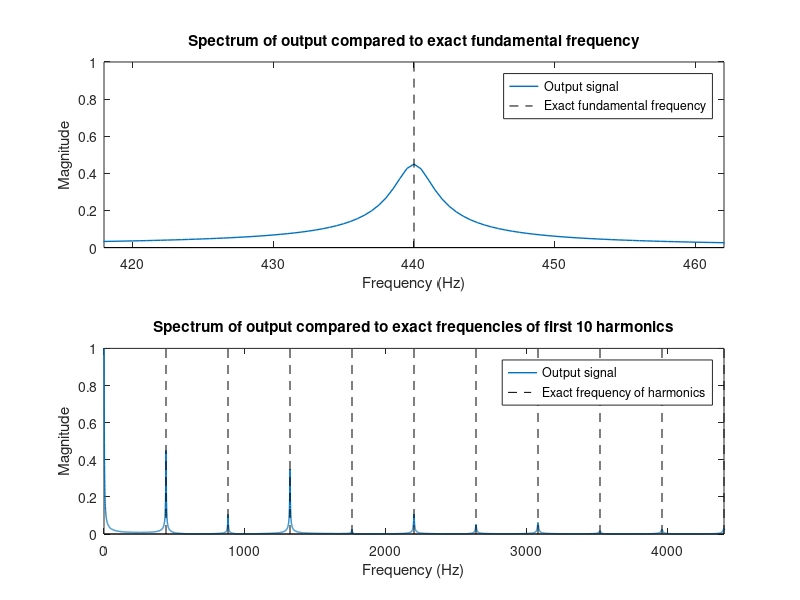

Write the MATLAB code that produced this figure.
% Karplus-Strong with tuning correction
% Mac Porter
% February 6, 2019

% This code implements a basic plucked string model using the Karplus-
% Strong algorithm. The tuning is corrected using an allpass filter.
% The plot shows that the pitch produced is exactly in tune with
% f0 and its harmonics. This is obvious when compared to the version 
% without tuning correction, especially at high f0.
% -------------------------------------------------------------------------
clear all;

% Parameters/initial values
% -------------------------------------------------------------------------
f0 = 440;               % Fundamental freq of string (Hz)
rho = 0.98;             % Loss factor
R = 0.95;               % Dynamics filter coefficient (strength of pluck)
tEnd = 2.0;             % Duration of output (s)

Fs = 44100;             % Sample rate
Nexact = Fs/f0-0.5;     % Ideal delay line length (exact)
N = floor(Nexact);      % Delay line length (rounded)
P = Nexact-N;           % Fractional delay
C = (1-P)/(1+P);        % Allpass filter coefficient
halfRho = rho/2;
M = tEnd*Fs-N;             
L = M+N;                % Duration of output (samples)
% -------------------------------------------------------------------------

% Pre-filtering
% -------------------------------------------------------------------------
v = 2*rand(N,1)-1;          % Random noise signal
u = zeros(N,1);             % Initialize pre-filtered signal
ulast = 0;
for n = 1:N
    u(n) = (1-R)*v(n)+R*ulast;     % Dynamics filter
    ulast = u(n);
end
% -------------------------------------------------------------------------

% K-S Algorithm
% -------------------------------------------------------------------------
x = [u;zeros(M,1)];                 % Input
y = zeros(L,1);                     % Initialize output
KS(1:N) = u;                        % First N samples of KS
KS(N+1) = halfRho*KS(1);            % N+1 sample of KS
y1(1) = C*KS(1);                    % 1st sample of allpass filter
y1(2:N+1) = C*KS(2:N+1)+KS(1:N);    % N+1 samples of allpass w/o last term
y(2:N+1) = y1(2:N+1)-C*y1(1:N);     % N+1 samples of allpass filter
ylast = KS(N+1);                    % Initialize ylast                          
for n = N+2:L
    ynew = halfRho*(y(n-N)+y(n-(N+1)));     % K-S starting at N+2
    y(n) = C*ynew+ylast-C*y(n-1);           % Allpass filter
    ylast = ynew;                           % Update ylast
end

y = y/max(abs(y));     % Normalize
% -------------------------------------------------------------------------

% Audio Output
% -------------------------------------------------------------------------
soundsc(y,Fs);
filename = sprintf('KS_TunedString_%dHz_%0.1fs.wav',f0,tEnd);
audiowrite(filename,y,Fs);
% -------------------------------------------------------------------------

% Plotting
% -------------------------------------------------------------------------
Y = abs(fft(y));                    % FFT magnitude of ouput
Y = Y/max(abs(Y));                  % Normalized FFT
f_exact = (f0:f0:Fs);               % Exact frequencies of harmonics
lines = ones(length(f_exact),1);    % Ones at exact frequencies for plot
f_axis = (0:L-1)*Fs/L;              % Frequency axis in Hz

subplot(2,1,2);
plot(f_axis,Y,'LineWidth',1);
hold on;
stem(f_exact,lines,'Marker','none','LineStyle','--','Color','k');
xlim([0 10*f0]);
legend('Output signal','Exact frequency of harmonics');
xlabel('Frequency (Hz)');
ylabel('Magnitude');
title('Spectrum of output compared to exact frequencies of first 10 harmonics');

subplot(2,1,1);
plot(f_axis,Y,'LineWidth',1);
hold on;
stem(f_exact,lines,'Marker','none','LineStyle','--','Color','k');
xlim([f0-f0/20 f0+f0/20]);
legend('Output signal','Exact fundamental frequency');
xlabel('Frequency (Hz)');
ylabel('Magnitude');
title('Spectrum of output compared to exact fundamental frequency');
% -------------------------------------------------------------------------
